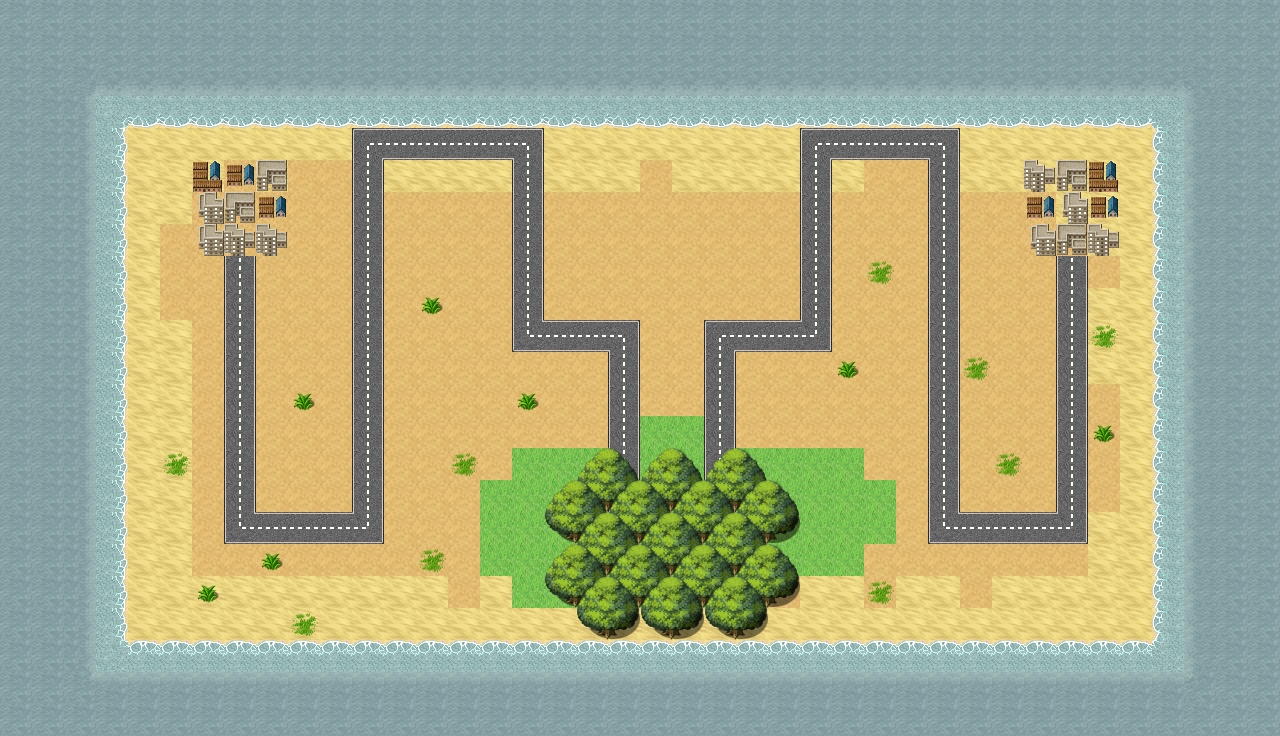

A level layout from a 2D game, rendered from its tile map. Below: a short description, then the map file with tile-grid data replaced by summaries:
An orthogonal 40x23 tile map with 32x32 px tiles, 6 tile layers (bg, bounds, town, mountain, ...), 2 tilesets and 565 objects.

<map version="1.0" orientation="orthogonal" renderorder="right-down" width="40" height="23" tilewidth="32" tileheight="32" nextobjectid="1388">
 <tileset firstgid="1" name="[eden]terrain" tilewidth="32" tileheight="32" tilecount="512" columns="32">
  <image source="[eden]terrain.png" width="1024" height="512" />
  <tile id="16">
   <animation>
    <frame tileid="16" duration="100" />
    <frame tileid="19" duration="100" />
    <frame tileid="22" duration="100" />
    <frame tileid="25" duration="100" />
   </animation>
  </tile>
  <tile id="17">
   <animation>
    <frame tileid="17" duration="100" />
    <frame tileid="20" duration="100" />
    <frame tileid="23" duration="100" />
    <frame tileid="26" duration="100" />
   </animation>
  </tile>
  <tile id="18">
   <animation>
    <frame tileid="18" duration="100" />
    <frame tileid="21" duration="100" />
    <frame tileid="24" duration="100" />
    <frame tileid="27" duration="100" />
   </animation>
  </tile>
  <tile id="28">
   <animation>
    <frame tileid="28" duration="100" />
    <frame tileid="29" duration="100" />
    <frame tileid="30" duration="100" />
    <frame tileid="31" duration="100" />
   </animation>
  </tile>
  <tile id="48">
   <animation>
    <frame tileid="48" duration="100" />
    <frame tileid="51" duration="100" />
    <frame tileid="54" duration="100" />
    <frame tileid="57" duration="100" />
   </animation>
  </tile>
  <tile id="49">
   <animation>
    <frame tileid="49" duration="100" />
    <frame tileid="52" duration="100" />
    <frame tileid="55" duration="100" />
    <frame tileid="58" duration="100" />
   </animation>
  </tile>
  <tile id="50">
   <animation>
    <frame tileid="50" duration="100" />
    <frame tileid="53" duration="100" />
    <frame tileid="56" duration="100" />
    <frame tileid="59" duration="100" />
   </animation>
  </tile>
  <tile id="60">
   <animation>
    <frame tileid="60" duration="100" />
    <frame tileid="61" duration="100" />
    <frame tileid="62" duration="100" />
    <frame tileid="63" duration="100" />
   </animation>
  </tile>
  <tile id="80">
   <animation>
    <frame tileid="80" duration="100" />
    <frame tileid="83" duration="100" />
    <frame tileid="86" duration="100" />
    <frame tileid="89" duration="100" />
   </animation>
  </tile>
  <tile id="81">
   <animation>
    <frame tileid="81" duration="100" />
    <frame tileid="84" duration="100" />
    <frame tileid="87" duration="100" />
    <frame tileid="90" duration="100" />
   </animation>
  </tile>
  <tile id="82">
   <animation>
    <frame tileid="82" duration="100" />
    <frame tileid="85" duration="100" />
    <frame tileid="88" duration="100" />
    <frame tileid="91" duration="100" />
   </animation>
  </tile>
  <tile id="92">
   <animation>
    <frame tileid="92" duration="100" />
    <frame tileid="93" duration="100" />
    <frame tileid="94" duration="100" />
    <frame tileid="95" duration="100" />
   </animation>
  </tile>
  <tile id="112">
   <animation>
    <frame tileid="112" duration="100" />
    <frame tileid="115" duration="100" />
    <frame tileid="118" duration="100" />
    <frame tileid="121" duration="100" />
   </animation>
  </tile>
  <tile id="113">
   <animation>
    <frame tileid="113" duration="100" />
    <frame tileid="116" duration="100" />
    <frame tileid="119" duration="100" />
    <frame tileid="122" duration="100" />
   </animation>
  </tile>
  <tile id="114">
   <animation>
    <frame tileid="114" duration="100" />
    <frame tileid="117" duration="100" />
    <frame tileid="120" duration="100" />
    <frame tileid="123" duration="100" />
   </animation>
  </tile>
  <tile id="124">
   <animation>
    <frame tileid="124" duration="100" />
    <frame tileid="125" duration="100" />
    <frame tileid="126" duration="100" />
    <frame tileid="127" duration="100" />
   </animation>
  </tile>
  <tile id="150">
   <animation>
    <frame tileid="150" duration="250" />
    <frame tileid="152" duration="250" />
    <frame tileid="154" duration="250" />
    <frame tileid="152" duration="250" />
   </animation>
  </tile>
  <tile id="151">
   <animation>
    <frame tileid="151" duration="250" />
    <frame tileid="153" duration="250" />
    <frame tileid="155" duration="250" />
    <frame tileid="153" duration="250" />
   </animation>
  </tile>
  <tile id="156">
   <animation>
    <frame tileid="156" duration="250" />
    <frame tileid="157" duration="250" />
    <frame tileid="158" duration="250" />
    <frame tileid="157" duration="250" />
   </animation>
  </tile>
  <tile id="182">
   <animation>
    <frame tileid="182" duration="250" />
    <frame tileid="184" duration="250" />
    <frame tileid="186" duration="250" />
    <frame tileid="184" duration="250" />
   </animation>
  </tile>
  <tile id="183">
   <animation>
    <frame tileid="183" duration="250" />
    <frame tileid="185" duration="250" />
    <frame tileid="187" duration="250" />
    <frame tileid="185" duration="250" />
   </animation>
  </tile>
  <tile id="188">
   <animation>
    <frame tileid="188" duration="250" />
    <frame tileid="189" duration="250" />
    <frame tileid="190" duration="250" />
    <frame tileid="189" duration="250" />
   </animation>
  </tile>
  <tile id="214">
   <animation>
    <frame tileid="214" duration="250" />
    <frame tileid="216" duration="250" />
    <frame tileid="218" duration="250" />
    <frame tileid="216" duration="250" />
   </animation>
  </tile>
  <tile id="215">
   <animation>
    <frame tileid="215" duration="250" />
    <frame tileid="217" duration="250" />
    <frame tileid="219" duration="250" />
    <frame tileid="217" duration="250" />
   </animation>
  </tile>
  <tile id="220">
   <animation>
    <frame tileid="220" duration="250" />
    <frame tileid="221" duration="250" />
    <frame tileid="222" duration="250" />
    <frame tileid="221" duration="250" />
   </animation>
  </tile>
  <tile id="246">
   <animation>
    <frame tileid="246" duration="250" />
    <frame tileid="248" duration="250" />
    <frame tileid="250" duration="250" />
    <frame tileid="248" duration="250" />
   </animation>
  </tile>
  <tile id="247">
   <animation>
    <frame tileid="247" duration="250" />
    <frame tileid="249" duration="250" />
    <frame tileid="251" duration="250" />
    <frame tileid="249" duration="250" />
   </animation>
  </tile>
  <tile id="252">
   <animation>
    <frame tileid="252" duration="250" />
    <frame tileid="253" duration="250" />
    <frame tileid="254" duration="250" />
    <frame tileid="253" duration="250" />
   </animation>
  </tile>
  <tile id="278">
   <animation>
    <frame tileid="278" duration="250" />
    <frame tileid="280" duration="250" />
    <frame tileid="282" duration="250" />
    <frame tileid="280" duration="250" />
   </animation>
  </tile>
  <tile id="279">
   <animation>
    <frame tileid="279" duration="250" />
    <frame tileid="281" duration="250" />
    <frame tileid="283" duration="250" />
    <frame tileid="281" duration="250" />
   </animation>
  </tile>
  <tile id="284">
   <animation>
    <frame tileid="284" duration="250" />
    <frame tileid="285" duration="250" />
    <frame tileid="286" duration="250" />
    <frame tileid="285" duration="250" />
   </animation>
  </tile>
  <tile id="310">
   <animation>
    <frame tileid="310" duration="250" />
    <frame tileid="312" duration="250" />
    <frame tileid="314" duration="250" />
    <frame tileid="312" duration="250" />
   </animation>
  </tile>
  <tile id="311">
   <animation>
    <frame tileid="311" duration="250" />
    <frame tileid="313" duration="250" />
    <frame tileid="315" duration="250" />
    <frame tileid="313" duration="250" />
   </animation>
  </tile>
  <tile id="316">
   <animation>
    <frame tileid="316" duration="250" />
    <frame tileid="317" duration="250" />
    <frame tileid="318" duration="250" />
    <frame tileid="317" duration="250" />
   </animation>
  </tile>
  <tile id="342">
   <animation>
    <frame tileid="342" duration="250" />
    <frame tileid="344" duration="250" />
    <frame tileid="346" duration="250" />
    <frame tileid="344" duration="250" />
   </animation>
  </tile>
  <tile id="343">
   <animation>
    <frame tileid="343" duration="250" />
    <frame tileid="345" duration="250" />
    <frame tileid="347" duration="250" />
    <frame tileid="345" duration="250" />
   </animation>
  </tile>
  <tile id="348">
   <animation>
    <frame tileid="348" duration="250" />
    <frame tileid="349" duration="250" />
    <frame tileid="350" duration="250" />
    <frame tileid="349" duration="250" />
   </animation>
  </tile>
  <tile id="374">
   <animation>
    <frame tileid="374" duration="250" />
    <frame tileid="376" duration="250" />
    <frame tileid="378" duration="250" />
    <frame tileid="376" duration="250" />
   </animation>
  </tile>
  <tile id="375">
   <animation>
    <frame tileid="375" duration="250" />
    <frame tileid="377" duration="250" />
    <frame tileid="379" duration="250" />
    <frame tileid="377" duration="250" />
   </animation>
  </tile>
  <tile id="380">
   <animation>
    <frame tileid="380" duration="250" />
    <frame tileid="381" duration="250" />
    <frame tileid="382" duration="250" />
    <frame tileid="381" duration="250" />
   </animation>
  </tile>
  <tile id="406">
   <animation>
    <frame tileid="406" duration="250" />
    <frame tileid="407" duration="250" />
    <frame tileid="408" duration="250" />
    <frame tileid="407" duration="250" />
   </animation>
  </tile>
  <tile id="409">
   <animation>
    <frame tileid="409" duration="250" />
    <frame tileid="410" duration="250" />
    <frame tileid="411" duration="250" />
    <frame tileid="410" duration="250" />
   </animation>
  </tile>
  <tile id="412">
   <animation>
    <frame tileid="412" duration="250" />
    <frame tileid="413" duration="250" />
    <frame tileid="414" duration="250" />
    <frame tileid="413" duration="250" />
   </animation>
  </tile>
  <tile id="438">
   <animation>
    <frame tileid="438" duration="250" />
    <frame tileid="439" duration="250" />
    <frame tileid="440" duration="250" />
    <frame tileid="439" duration="250" />
   </animation>
  </tile>
  <tile id="441">
   <animation>
    <frame tileid="441" duration="250" />
    <frame tileid="442" duration="250" />
    <frame tileid="443" duration="250" />
    <frame tileid="442" duration="250" />
   </animation>
  </tile>
  <tile id="444">
   <animation>
    <frame tileid="444" duration="250" />
    <frame tileid="445" duration="250" />
    <frame tileid="446" duration="250" />
    <frame tileid="445" duration="250" />
   </animation>
  </tile>
 </tileset>
 <tileset firstgid="513" name="[eden]64-bit mountain" tilewidth="32" tileheight="32" tilecount="256" columns="16">
  <image source="[eden]64-bit mountain.png" width="512" height="512" />
 </tileset>
 <layer name="bg" width="40" height="23">
  <data>[920 cells, 920 non-empty, 12 distinct tile ids]</data>
 </layer>
 <layer name="bounds" width="40" height="23">
  <data>[920 cells, 309 non-empty, 10 distinct tile ids]</data>
 </layer>
 <layer name="town" width="40" height="23">
  <data>[920 cells, 18 non-empty, 5 distinct tile ids]</data>
 </layer>
 <layer name="mountain" width="40" height="23">
  <data>[920 cells, 22 non-empty, 2 distinct tile ids]</data>
 </layer>
 <layer name="path" width="40" height="23">
  <data>[920 cells, 87 non-empty, 6 distinct tile ids]</data>
 </layer>
 <layer name="forest" width="40" height="23">
  <data>[920 cells, 44 non-empty, 8 distinct tile ids]</data>
 </layer>
 <objectgroup name="plantSquares" visible="0">
  <object id="567" x="256" y="320" width="32" height="32" />
  <object id="568" x="1120" y="544" width="32" height="32" />
  <object id="569" x="800" y="512" width="32" height="32" />
  <object id="571" x="832" y="256" width="32" height="32" />
  <object id="572" x="192" y="576" width="32" height="32" />
  <object id="573" x="960" y="384" width="32" height="32" />
  <object id="574" x="896" y="512" width="32" height="32" />
  <object id="577" x="224" y="416" width="32" height="32" />
  <object id="578" x="1088" y="256" width="32" />
  <object id="580" x="544" y="224" width="32" height="32" />
  <object id="581" x="192" y="416" width="32" height="32" />
  <object id="582" x="576" y="128" width="32" height="32" />
  <object id="583" x="800" y="256" width="32" height="32" />
  <object id="584" x="416" y="608" width="32" height="32" />
  <object id="585" x="160" y="448" width="32" height="32" />
  <object id="586" x="704" y="352" width="32" height="32" />
  <object id="588" x="896" y="384" width="32" height="32" />
  <object id="589" x="128" y="384" width="32" height="32" />
  <object id="591" x="928" y="128" width="32" height="32" />
  <object id="592" x="800" y="416" width="32" height="32" />
  <object id="593" x="352" y="512" width="32" height="32" />
  <object id="595" x="256" y="352" width="32" height="32" />
  <object id="596" x="1120" y="288" width="32" height="32" />
  <object id="597" x="128" y="608" width="32" height="32" />
  <object id="600" x="1056" y="320" width="32" height="32" />
  <object id="601" x="416" y="544" width="32" height="32" />
  <object id="602" x="896" y="256" width="32" height="32" />
  <object id="603" x="256" y="512" width="32" height="32" />
  <object id="604" x="800" y="608" width="32" height="32" />
  <object id="608" x="320" y="512" width="32" height="32" />
  <object id="609" x="864" y="256" width="32" height="32" />
  <object id="610" x="1056" y="352" width="32" height="32" />
  <object id="612" x="992" y="352" width="32" height="32" />
  <object id="613" x="192" y="544" width="32" height="32" />
  <object id="615" x="832" y="608" width="32" height="32" />
  <object id="616" x="128" y="288" width="32" height="32" />
  <object id="618" x="960" y="224" width="32" height="32" />
  <object id="620" x="320" y="576" width="32" height="32" />
  <object id="622" x="1088" y="608" width="32" height="32" />
  <object id="624" x="672" y="288" width="32" height="32" />
  <object id="625" x="352" y="480" width="32" height="32" />
  <object id="626" x="1056" y="576" width="32" height="32" />
  <object id="628" x="992" y="544" width="32" height="32" />
  <object id="629" x="992" y="384" width="32" height="32" />
  <object id="630" x="736" y="384" width="32" height="32" />
  <object id="633" x="384" y="608" width="32" height="32" />
  <object id="634" x="352" y="448" width="32" height="32" />
  <object id="637" x="832" y="320" width="32" height="32" />
  <object id="638" x="928" y="384" width="32" height="32" />
  <object id="641" x="1056" y="448" width="32" height="32" />
  <object id="642" x="128" y="192" width="32" height="32" />
  <object id="643" x="1120" y="352" width="32" height="32" />
  <object id="645" x="736" y="160" width="32" height="32" />
  <object id="646" x="256" y="288" width="32" height="32" />
  <object id="647" x="800" y="448" width="32" height="32" />
  <object id="648" x="1120" y="480" width="32" height="32" />
  <object id="649" x="928" y="448" width="32" height="32" />
  <object id="650" x="480" y="480" width="32" height="32" />
  <object id="652" x="736" y="128" width="32" height="32" />
  <object id="655" x="960" y="544" width="32" height="32" />
  <object id="660" x="256" y="448" width="32" height="32" />
  <object id="661" x="672" y="256" width="32" height="32" />
  <object id="662" x="1024" y="608" width="32" height="32" />
  <object id="663" x="704" y="256" width="32" height="32" />
  <object id="664" x="704" y="160" width="32" height="32" />
  <object id="665" x="864" y="480" width="32" height="32" />
  <object id="666" x="1056" y="416" width="32" height="32" />
  <object id="667" x="128" y="512" width="32" height="32" />
  <object id="668" x="992" y="256" width="32" height="32" />
  <object id="670" x="960" y="288" width="32" height="32" />
  <object id="673" x="448" y="448" width="32" height="32" />
  <object id="674" x="224" y="576" width="32" height="32" />
  <object id="675" x="992" y="608" width="32" height="32" />
  <object id="676" x="128" y="224" width="32" height="32" />
  <object id="677" x="864" y="448" width="32" height="32" />
  <object id="679" x="320" y="480" width="32" height="32" />
  <object id="680" x="192" y="352" width="32" height="32" />
  <object id="682" x="512" y="608" width="32" height="32" />
  <object id="683" x="928" y="224" width="32" height="32" />
  <object id="684" x="992" y="416" width="32" height="32" />
  <object id="685" x="928" y="480" width="32" height="32" />
  <object id="687" x="672" y="384" width="32" height="32" />
  <object id="688" x="1120" y="608" width="32" height="32" />
  <object id="690" x="160" y="544" width="32" height="32" />
  <object id="691" x="1088" y="288" width="32" height="32" />
  <object id="692" x="576" y="192" width="32" height="32" />
  <object id="693" x="384" y="544" width="32" height="32" />
  <object id="694" x="288" y="608" width="32" height="32" />
  <object id="695" x="416" y="576" width="32" height="32" />
  <object id="696" x="160" y="320" width="32" height="32" />
  <object id="698" x="1088" y="320" width="32" height="32" />
  <object id="701" x="576" y="256" width="32" height="32" />
  <object id="702" x="160" y="192" width="32" height="32" />
  <object id="703" x="992" y="288" width="32" height="32" />
  <object id="704" x="224" y="512" width="32" height="32" />
  <object id="705" x="928" y="288" width="32" height="32" />
  <object id="708" x="1088" y="256" width="32" height="32" />
  <object id="709" x="416" y="448" width="32" height="32" />
  <object id="712" x="704" y="416" width="32" height="32" />
  <object id="713" x="960" y="256" width="32" height="32" />
  <object id="714" x="1120" y="416" width="32" height="32" />
  <object id="716" x="192" y="288" width="32" height="32" />
  <object id="717" x="288" y="480" width="32" height="32" />
  <object id="719" x="416" y="416" width="32" height="32" />
  <object id="724" x="1056" y="608" width="32" height="32" />
  <object id="726" x="896" y="352" width="32" height="32" />
  <object id="727" x="992" y="320" width="32" height="32" />
  <object id="728" x="896" y="544" width="32" height="32" />
  <object id="729" x="1120" y="576" width="32" height="32" />
  <object id="730" x="704" y="288" width="32" height="32" />
  <object id="732" x="928" y="256" width="32" height="32" />
  <object id="733" x="448" y="480" width="32" height="32" />
  <object id="735" x="1056" y="256" width="32" height="32" />
  <object id="736" x="832" y="544" width="32" height="32" />
  <object id="737" x="928" y="320" width="32" height="32" />
  <object id="738" x="512" y="416" width="32" height="32" />
  <object id="740" x="800" y="576" width="32" height="32" />
  <object id="741" x="1088" y="448" width="32" height="32" />
  <object id="742" x="896" y="576" width="32" height="32" />
  <object id="743" x="960" y="480" width="32" height="32" />
  <object id="744" x="224" y="384" width="32" height="32" />
  <object id="745" x="1088" y="352" width="32" height="32" />
  <object id="747" x="992" y="480" width="32" height="32" />
  <object id="748" x="256" y="128" width="32" height="32" />
  <object id="749" x="704" y="128" width="32" height="32" />
  <object id="750" x="1024" y="576" width="32" height="32" />
  <object id="751" x="256" y="544" width="32" height="32" />
  </objectgroup>
 <objectgroup name="pathBounds">
  <!-- 12 objects omitted --></objectgroup>
 <objectgroup name="spawnPoints">
  <!-- 2 objects omitted --></objectgroup>
 <objectgroup name="endPoints">
  <!-- 1 objects omitted --></objectgroup>
 <objectgroup name="directionSquares">
  <!-- 12 objects omitted --></objectgroup>
 <objectgroup name="saltwaterPlantSquares" visible="0">
  <!-- 100 objects omitted --></objectgroup>
</map>
<!-- 438 of 565 objects omitted -->
